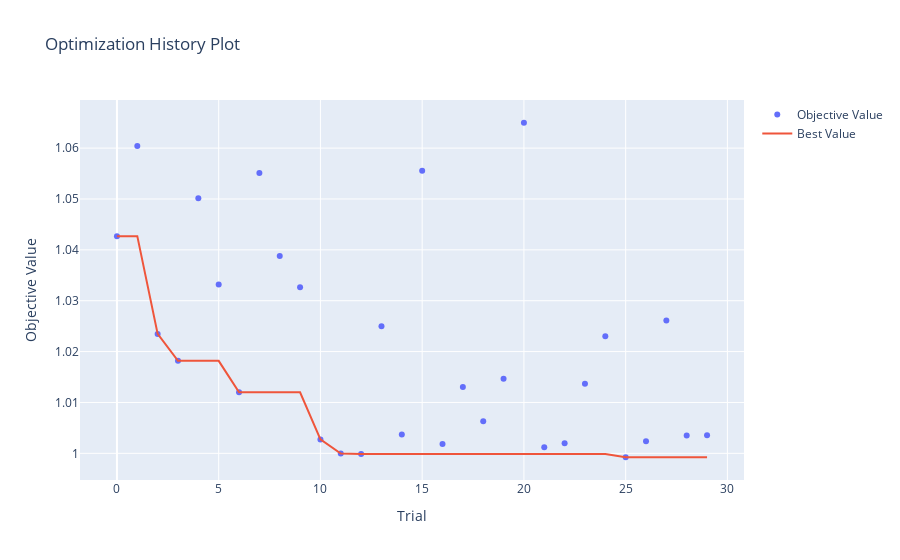

Write notebook code for a chart like this one.
### Code cell
# Plotting
fig = optuna.visualization.plot_optimization_history(study)
fig.show()

### Figure 1 — Plotly figure (JSON) as saved in the notebook; plotly's stock layout.template omitted (floating-point values rounded to 4 significant figures)
{"data": [{"mode": "markers", "name": "Objective Value", "type": "scatter", "x": [0, 1, 2, 3, 4, 5, 6, 7, 8, 9, 10, 11, 12, 13, 14, 15, 16, 17, 18, 19, 20, 21, 22, 23, 24, 25, 26, 27, 28, 29], "y": [1.043, 1.06, 1.023, 1.018, 1.05, 1.033, 1.012, 1.055, 1.039, 1.033, 1.003, 1.0, 0.9999, 1.025, 1.004, 1.056, 1.002, 1.013, 1.006, 1.015, 1.065, 1.001, 1.002, 1.014, 1.023, 0.9992, 1.002, 1.026, 1.003, 1.004]}, {"mode": "lines", "name": "Best Value", "type": "scatter", "x": [0, 1, 2, 3, 4, 5, 6, 7, 8, 9, 10, 11, 12, 13, 14, 15, 16, 17, 18, 19, 20, 21, 22, 23, 24, 25, 26, 27, 28, 29], "y": [1.043, 1.043, 1.023, 1.018, 1.018, 1.018, 1.012, 1.012, 1.012, 1.012, 1.003, 1.0, 0.9999, 0.9999, 0.9999, 0.9999, 0.9999, 0.9999, 0.9999, 0.9999, 0.9999, 0.9999, 0.9999, 0.9999, 0.9999, 0.9992, 0.9992, 0.9992, 0.9992, 0.9992]}, {"marker": {"color": "#cccccc"}, "mode": "markers", "name": "Infeasible Trial", "showlegend": false, "type": "scatter", "x": [], "y": []}], "layout": {"title": {"text": "Optimization History Plot"}, "xaxis": {"title": {"text": "Trial"}}, "yaxis": {"title": {"text": "Objective Value"}}}}
